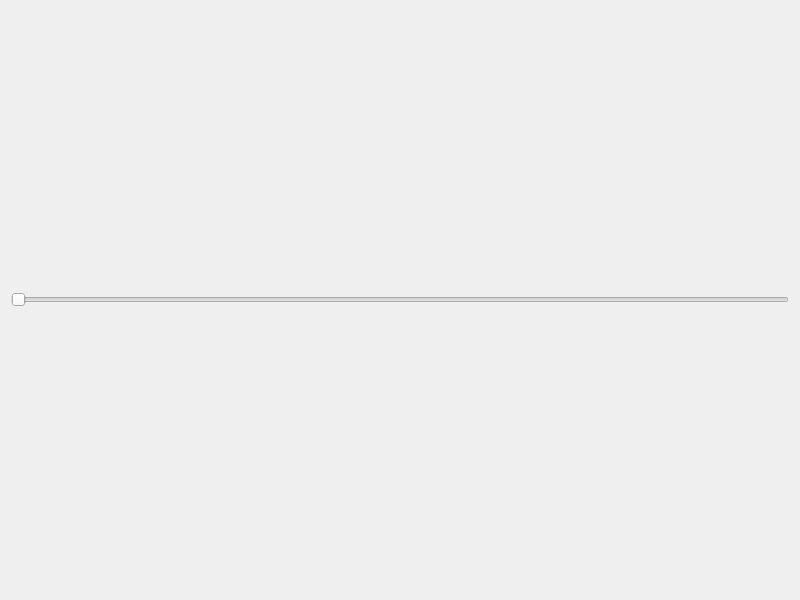
<?xml version="1.0" encoding="UTF-8"?>
<ui version="4.0">
 <class>Widget</class>
 <widget class="QWidget" name="Widget">
  <property name="geometry">
   <rect>
    <x>0</x>
    <y>0</y>
    <width>800</width>
    <height>600</height>
   </rect>
  </property>
  <property name="windowTitle">
   <string>Sub Process</string>
  </property>
  <layout class="QVBoxLayout" name="verticalLayout">
   <item>
    <widget class="QSlider" name="horizontalSlider">
     <property name="orientation">
      <enum>Qt::Horizontal</enum>
     </property>
    </widget>
   </item>
  </layout>
 </widget>
 <resources/>
 <connections/>
</ui>
